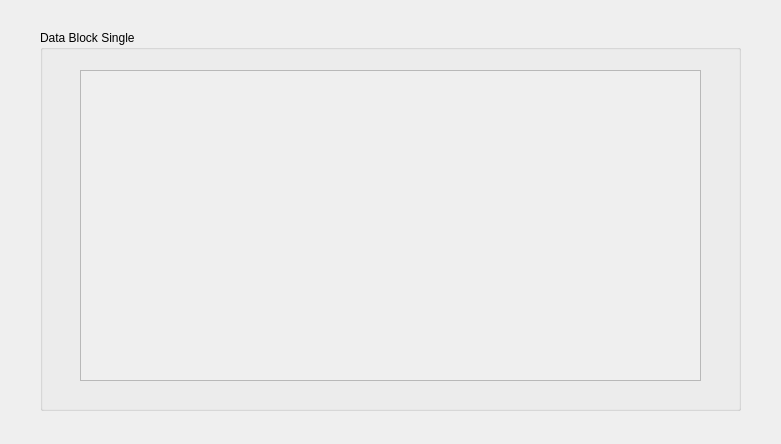
<?xml version="1.0" encoding="UTF-8"?>
<ui version="4.0">
 <class>DataBlockSingle</class>
 <widget class="QDialog" name="DataBlockSingle">
  <property name="geometry">
   <rect>
    <x>0</x>
    <y>0</y>
    <width>781</width>
    <height>444</height>
   </rect>
  </property>
  <property name="windowTitle">
   <string>Dialog</string>
  </property>
  <widget class="QGroupBox" name="groupBox">
   <property name="geometry">
    <rect>
     <x>40</x>
     <y>30</y>
     <width>701</width>
     <height>381</height>
    </rect>
   </property>
   <property name="title">
    <string>Data Block Single</string>
   </property>
   <widget class="QScrollArea" name="scrollArea">
    <property name="geometry">
     <rect>
      <x>40</x>
      <y>40</y>
      <width>621</width>
      <height>311</height>
     </rect>
    </property>
    <property name="widgetResizable">
     <bool>true</bool>
    </property>
    <widget class="QWidget" name="scrollAreaWidgetContents">
     <property name="geometry">
      <rect>
       <x>0</x>
       <y>0</y>
       <width>619</width>
       <height>309</height>
      </rect>
     </property>
    </widget>
   </widget>
  </widget>
 </widget>
 <resources/>
 <connections/>
</ui>
